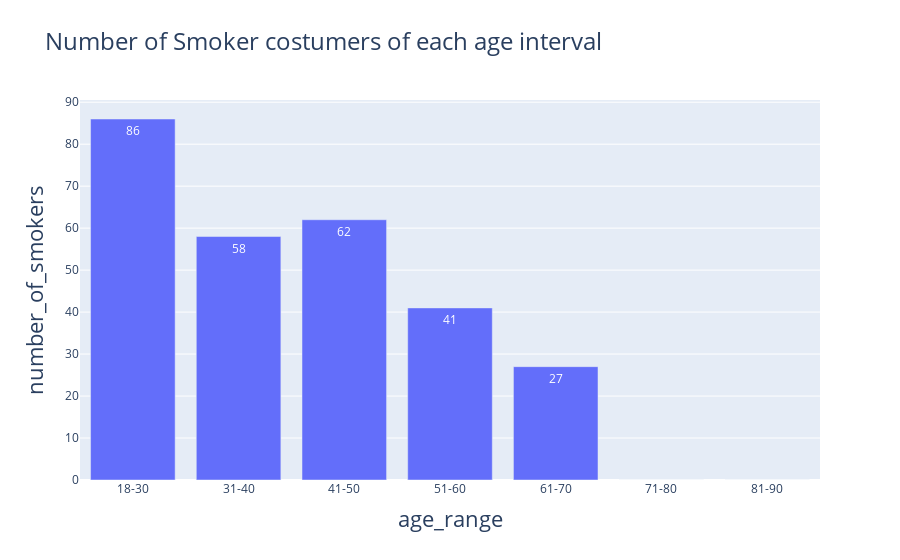

The notebook cell this image was saved under:
### Code cell
fig = px.bar(smookers_age, y='number_of_smokers', x='age_range', text_auto='.2s',
            title="Number of Smoker costumers of each age interval")

plt.figure(figsize=(10, 5)) 
fig.update_xaxes(title_font=dict(size=22))  # Change x-axis label font size for all subplots
fig.update_yaxes(title_font=dict(size=22))  # Change y-axis label font size for all subplots

fig.update_layout(
    title_font=dict(size=24),  )
fig.show()

### Figure 1 — Plotly figure (JSON) as saved in the notebook; plotly's stock layout.template omitted (floating-point values rounded to 4 significant figures)
{"data": [{"alignmentgroup": "True", "hovertemplate": "age_range=%{x}<br>number_of_smokers=%{y}<extra></extra>", "legendgroup": "", "marker": {"color": "#636efa", "pattern": {"shape": ""}}, "name": "", "offsetgroup": "", "orientation": "v", "showlegend": false, "textposition": "auto", "texttemplate": "%{y:.2s}", "type": "bar", "x": ["18-30", "31-40", "41-50", "51-60", "61-70", "71-80", "81-90"], "xaxis": "x", "y": [86, 58, 62, 41, 27, 0, 0], "yaxis": "y"}], "layout": {"barmode": "relative", "legend": {"tracegroupgap": 0}, "title": {"font": {"size": 24}, "text": "Number of Smoker costumers of each age interval"}, "xaxis": {"anchor": "y", "domain": [0, 1], "title": {"font": {"size": 22}, "text": "age_range"}}, "yaxis": {"anchor": "x", "domain": [0, 1], "title": {"font": {"size": 22}, "text": "number_of_smokers"}}}}
